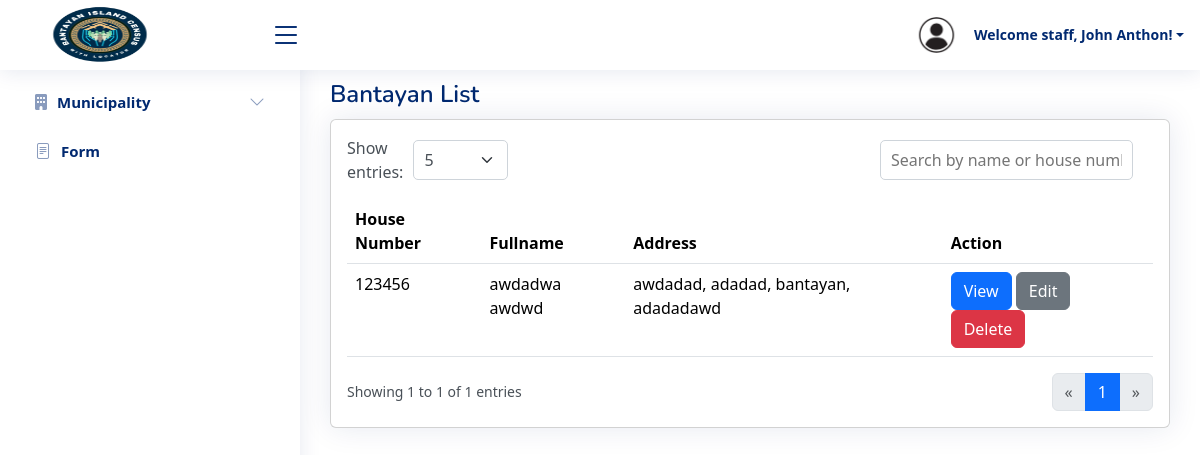
Page /staffbantayan/bantayan.php (signed in) on the committed database.
### tables this page shows
CREATE TABLE `barangay_census` (
  `id` int(11) NOT NULL,
  `house_number` varchar(250) NOT NULL,
  `last_name` varchar(255) DEFAULT NULL,
  `first_name` varchar(255) DEFAULT NULL,
  `middle_name` varchar(255) DEFAULT NULL,
  `street` varchar(255) DEFAULT NULL,
  `barangay` varchar(255) DEFAULT NULL,
  `municipality` enum('madridejos','bantayan','santafe') DEFAULT NULL,
  `province` varchar(255) DEFAULT NULL,
  `residence_status` enum('owner','boarder') DEFAULT NULL,
  `length_of_stay` varchar(255) DEFAULT NULL,
  `provincial_address` text DEFAULT NULL,
  `sex` enum('male','female') DEFAULT NULL,
  `civil_status` enum('single','married','widower','separated') DEFAULT NULL,
  `date_of_birth` date DEFAULT NULL,
  `place_of_birth` varchar(255) DEFAULT NULL,
  `height` decimal(5,2) DEFAULT NULL,
  `weight` decimal(5,1) DEFAULT NULL,
  `contact_number` varchar(255) DEFAULT NULL,
  `religion` varchar(255) DEFAULT NULL,
  `elementary_school` varchar(255) DEFAULT NULL,
  `elementary_address` varchar(255) DEFAULT NULL,
  `highschool` varchar(255) DEFAULT NULL,
  `highschool_address` varchar(255) DEFAULT NULL,
  `vocational_school` varchar(255) DEFAULT NULL,
  `vocational_address` varchar(255) DEFAULT NULL,
  `college` varchar(255) DEFAULT NULL,
  `college_address` varchar(255) DEFAULT NULL,
  `employment_duration` varchar(255) DEFAULT NULL,
  `employer_name` varchar(255) DEFAULT NULL,
  `employer_address` varchar(255) DEFAULT NULL,
  `occupant_name` varchar(255) DEFAULT NULL,
  `occupant_position` varchar(255) DEFAULT NULL,
  `occupant_age` int(11) DEFAULT NULL,
  `occupant_birth_date` date DEFAULT NULL,
  `occupant_civil_status` enum('single','married','widower','separated') DEFAULT NULL,
  `occupant_occupation` varchar(255) DEFAULT NULL,
  `location` varchar(255) NOT NULL
);

### staffbantayan/bantayan.php (the view, shortened to what this page needs)
<?php
include 'header.php';
include '../database/db_connect.php';
$limit = isset($_GET['limit']) ? (int)$_GET['limit'] : 5;
$page = isset($_GET['page']) ? (int)$_GET['page'] : 1;
$offset = ($page - 1) * $limit;
$sql = "SELECT house_number, CONCAT(first_name, ' ', last_name) AS fullname, CONCAT(street, ', ', barangay, ', ', municipality, ', ', province) AS address
        FROM barangay_census
        WHERE municipality = 'bantayan'
        LIMIT $limit OFFSET $offset";
$result = $conn->query($sql);
$count_sql = "SELECT COUNT(*) AS total FROM barangay_census WHERE municipality = 'bantayan'";
$count_result = $conn->query($count_sql);
$total_rows = $count_result->fetch_assoc()['total'];
$total_pages = ceil($total_rows / $limit);
$start_entry = $offset + 1;
$end_entry = min($offset + $limit, $total_rows);
?>
     <link rel="stylesheet" href="https://cdnjs.cloudflare.com/ajax/libs/font-awesome/6.0.0-beta3/css/all.min.css">
     <link rel="stylesheet" href="assets/vendor/bootstrap/css/bootstrap.min.css">
     <link rel="stylesheet" href="https://cdn.jsdelivr.net/npm/sweetalert2@11/dist/sweetalert2.min.css">
<main id="main" class="main">
<div class="pagetitle">
    <h1>Bantayan List</h1>
  </div>
  <section class="sections">
    <div class="row">
      <div class="col-lg-12">
        <div class="card">
          <div class="card-body">
          <div class="table-controls">
    <div class="show-entries">
        <label for="entriesPerPage">Show entries:</label>
        <select id="entriesPerPage" class="form-select">
            <option value="5" <?= $limit == 5 ? 'selected' : '' ?>>5</option>
        </select>
    </div>
    <div class="search-container">
        <input type="text" id="searchInput" placeholder="Search by name or house number" />
    </div>
</div>
            <table id="dataTable" class="table datatable">
        <thead>
            <tr>
                <th>House Number</th>
                <th>Fullname</th>
                <th>Address</th>
                <th>Action</th>
            </tr>
        </thead>
        <tbody>
        <?php
        if ($result->num_rows > 0) {
            while ($row = $result->fetch_assoc()) {
                echo "<tr>
                        <td>{$row['house_number']}</td>
                        <td>{$row['fullname']}</td>
                        <td>{$row['address']}</td>
                        <td>
                            <a href='#' data-house-number='{$row['house_number']}' class='btn btn-primary view-btn'>View</a>
                            <a href='#' data-house-number='{$row['house_number']}' class='btn btn-secondary edit-btn'>Edit</a>
                            <a href='#' data-house-number='{$row['house_number']}' class='btn btn-danger delete-btn'>Delete</a>
                        </td>
                      </tr>";
            }
        } else {
            echo "<tr><td colspan='4'>No records found</td></tr>";
        }
        ?>
        </tbody>
    </table>
    <div class="footer-pagination">
        <div class="footer-info">
            Showing <?= $start_entry ?> to <?= $end_entry ?> of <?= $total_rows ?> entries
        </div>
        <div class="pagination-wrapper">
            <nav aria-label="Page navigation">
                <ul class="pagination">
                    <li class="page-item <?= $page <= 1 ? 'disabled' : '' ?>">
                        <a class="page-link" href="?page=<?= max(1, $page - 1) ?>&limit=<?= $limit ?>" aria-label="Previous">
                            <span aria-hidden="true">&laquo;</span>
                        </a>
                    </li>
                    <?php for ($i = 1; $i <= $total_pages; $i++): ?>
                        <li class="page-item <?= $i == $page ? 'active' : '' ?>">
                            <a class="page-link" href="?page=<?= $i ?>&limit=<?= $limit ?>"><?= $i ?></a>
                        </li>
                    <?php endfor; ?>
                    <li class="page-item <?= $page >= $total_pages ? 'disabled' : '' ?>">
                        <a class="page-link" href="?page=<?= min($total_pages, $page + 1) ?>&limit=<?= $limit ?>" aria-label="Next">
                            <span aria-hidden="true">&raquo;</span>
                        </a>
                    </li>
                </ul>
            </nav>
        </div>
    </div>
</div>
      </div>
    </div>
  </section>
</main>
</body>
</html>

### staffbantayan/assets/css/style.css (style rules this page uses)
:root { scroll-behavior: smooth; }
body { font-family: "Open Sans", sans-serif; background: #f6f9ff; color: #444444; }
a { color: #4154f1; text-decoration: none; }
h1, h2, h3, h4, h5, h6 { font-family: "Nunito", sans-serif; }
#main { margin-top: 60px; padding: 20px 30px; transition: all 0.3s; }
.pagetitle { margin-bottom: 10px; }
.pagetitle h1 { font-size: 24px; margin-bottom: 0; font-weight: 600; color: #012970; }
.card { margin-bottom: 30px; border: none; border-radius: 5px; box-shadow: 0px 0 30px rgba(1, 41, 112, 0.1); }
.card-body { padding: 0 20px 20px 20px; }
@media (min-width: 1200px) { #main, #footer { margin-left: 300px; } }

### staffbantayan/bantayan.php (style rules this page uses)
.table-controls { display: flex; justify-content: space-between; align-items: center; margin-bottom: 15px; }
.search-container, .show-entries { display: flex; align-items: center; }
.search-container { margin-right: 20px; }
.search-container input { max-width: 500px; height: 40px; border-radius: 5px; border: 1px solid #ced4da; padding: 0 10px; }
.show-entries { display: flex; align-items: center; gap: 10px; }
.show-entries label { margin: 0; font-weight: 500; color: #495057; font-size: 1rem; }
.show-entries select { height: 40px; border-radius: 5px; border: 1px solid #ced4da; font-size: 1rem; padding: 0 10px; background-color: #fff; color: #495057; }
.footer-pagination { display: flex; justify-content: space-between; align-items: center; margin-top: 15px; }
.footer-info { font-size: 0.875rem; color: #495057; }
.pagination-wrapper { display: flex; justify-content: flex-end; }
.pagination { margin: 0; }
body { font-family: Arial, sans-serif; }
table { width: 100%; border-collapse: collapse; margin-bottom: 1em; }
th, td { border: 1px solid #000; padding: 8px; }
th { background-color: #f2f2f2; }

### rows in the picture
barangay_census: house_number "123456", fullname "awdadwa awdwd", address "awdadad, adadad, bantayan, adadadawd"

### other values in the picture
$_SESSION['user_name'] "John Anthon"
$start_entry "1"
$end_entry "1"
$total_rows "1"
